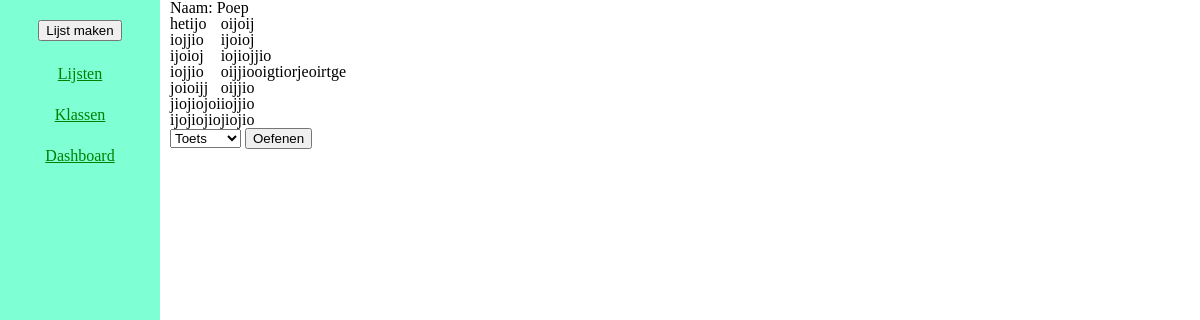
Screenshot of /lijst?woordenLijst=1 (signed in) with the database file from the repository.
### tables this page shows
CREATE TABLE `woordjes` (
  `woordenLijstId` int(11) NOT NULL,
  `userId` int(11) NOT NULL,
  `woordenLijstNaam` varchar(535) NOT NULL,
  `taalOrigineel` varchar(535) NOT NULL,
  `taalVertaald` varchar(535) NOT NULL,
  `woordenAantal` int(11) NOT NULL,
  `woordenArray` varchar(535) NOT NULL
);

### lijst.php (the view, shortened to what this page needs)
<?php
include 'defaultHeader.php';
include 'sidebar.php';
?>
<main class="main-sidebar">
    <?php
    require "includes/dbh.inc.php";
    $sql = "SELECT * FROM woordjes WHERE woordenLijstId=?";
    $stmt = mysqli_stmt_init($conn);
    if(empty($_GET['woordenLijst'])) {
        header("Location: lijsten");
        exit();
    } else {
        if(!mysqli_stmt_prepare($stmt, $sql)) {
            header("Location: ../?error=sqlerror");
            exit();
        } else {
            $woordenLijstId = intval($_GET['woordenLijst']);
            mysqli_stmt_bind_param($stmt, "i", $woordenLijstId);
            mysqli_stmt_execute($stmt);
            $result = mysqli_stmt_get_result($stmt);
            if(mysqli_num_rows($result) > 0) {
                while($lijst = mysqli_fetch_assoc($result)) {
    ?>
        <div>
            <h1><?php echo 'Naam: ' . $lijst['woordenLijstNaam'] ?></h1>
            <?php
            $woordenArray = json_decode($lijst['woordenArray']);
            ?>
            <div class="lijstDiv">
            <div class="">
            <?php
            for($i = 0; $i < count($woordenArray); $i++) {
                ?>
                <p><?php echo $woordenArray[$i][0]; ?></p>
            <?php
                }
            ?>
            </div>
            <div>
            <?php
            for($i = 0; $i < count($woordenArray); $i++) {
                ?>
                <p><?php echo $woordenArray[$i][1]; ?></p>
            <?php
                }
            ?>
            </div>
            </div>
            <select name="oefentype" id="oefenSelection">
                <option value="Toets">Toets</option>
            </select>
            <button type="submit" name="submit" id="oefenButton">Oefenen</button>
        </div>
    <?php
                }
            }
        }
    }
    ?>
</main>
<?php
include 'defaultFooter.php';
?>

### css/style.css (style rules this page uses)
html, body, div, span, applet, object, iframe, h1, h2, h3, h4, h5, h6, p, blockquote, pre, a, abbr, acronym, address, big, cite, code, del, dfn, em, img, ins, kbd, q, s, samp, small, strike, strong, sub, sup, tt, var, b, u, i, center, dl, dt, dd, ol, ul, li, fieldset, form, label, legend, table, caption, tbody, tfoot, thead, tr, th, td, article, aside, canvas, details, embed, figure, figcaption, footer, header, hgroup, menu, nav, output, ruby, section, summary, time, mark, audio, video { margin: 0; padding: 0; border: 0; font-size: 100%; font: inherit; vertical-align: baseline; }
body { line-height: 1; }
.main-sidebar { margin-left: 160px; padding: 0px 10px; }
.lijstDiv { display: -webkit-box; display: -ms-flexbox; display: flex; -webkit-box-orient: horizontal; -webkit-box-direction: normal; -ms-flex-flow: row wrap; flex-flow: row wrap; }

### rows the page displays
woordjes: woordenLijstNaam "Poep", woordenArray "hetijo", woordenArray "iojjio", woordenArray "ijoioj", woordenArray "joioijj", woordenArray "jiojiojoi", woordenArray "ijojiojio", woordenArray "oijoij", woordenArray "iojiojjio", woordenArray "oijjiooigtiorjeoirtge", woordenArray "oijjio", woordenArray "jiojio"
